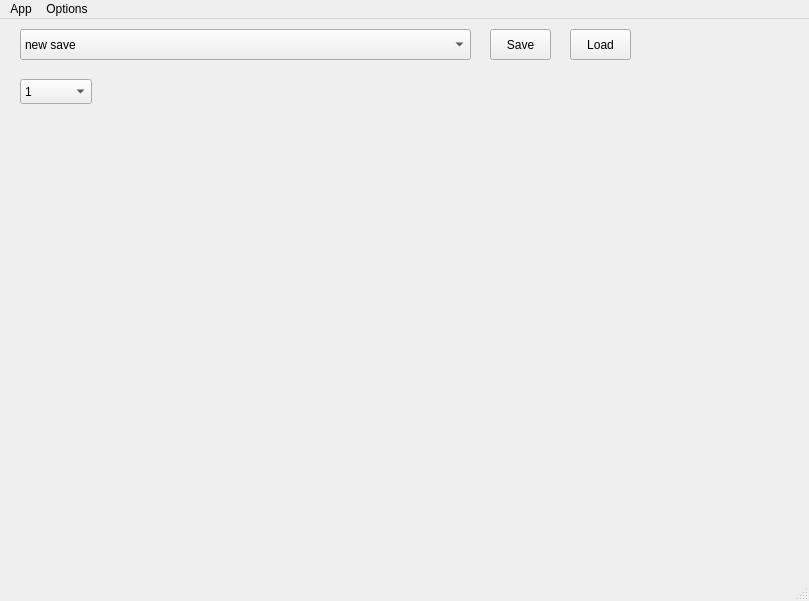
<?xml version="1.0" encoding="UTF-8"?>
<ui version="4.0">
 <class>MainWindow</class>
 <widget class="QMainWindow" name="MainWindow">
  <property name="geometry">
   <rect>
    <x>0</x>
    <y>0</y>
    <width>809</width>
    <height>601</height>
   </rect>
  </property>
  <property name="windowTitle">
   <string>MainWindow</string>
  </property>
  <widget class="QWidget" name="centralwidget">
   <widget class="QComboBox" name="saveSelect">
    <property name="geometry">
     <rect>
      <x>20</x>
      <y>10</y>
      <width>451</width>
      <height>31</height>
     </rect>
    </property>
    <item>
     <property name="text">
      <string>new save</string>
     </property>
    </item>
    <item>
     <property name="text">
      <string>Disabled</string>
     </property>
    </item>
   </widget>
   <widget class="QPushButton" name="saveButton">
    <property name="geometry">
     <rect>
      <x>490</x>
      <y>10</y>
      <width>61</width>
      <height>31</height>
     </rect>
    </property>
    <property name="text">
     <string>Save</string>
    </property>
   </widget>
   <widget class="QPushButton" name="loadButton">
    <property name="geometry">
     <rect>
      <x>570</x>
      <y>10</y>
      <width>61</width>
      <height>31</height>
     </rect>
    </property>
    <property name="text">
     <string>Load</string>
    </property>
   </widget>
   <widget class="QWidget" name="dialWidget" native="true">
    <property name="geometry">
     <rect>
      <x>90</x>
      <y>150</y>
      <width>631</width>
      <height>381</height>
     </rect>
    </property>
   </widget>
   <widget class="QComboBox" name="setSelect">
    <property name="geometry">
     <rect>
      <x>20</x>
      <y>60</y>
      <width>72</width>
      <height>25</height>
     </rect>
    </property>
    <item>
     <property name="text">
      <string>1</string>
     </property>
    </item>
    <item>
     <property name="text">
      <string>2</string>
     </property>
    </item>
    <item>
     <property name="text">
      <string>3</string>
     </property>
    </item>
    <item>
     <property name="text">
      <string>4</string>
     </property>
    </item>
    <item>
     <property name="text">
      <string>5</string>
     </property>
    </item>
    <item>
     <property name="text">
      <string>6</string>
     </property>
    </item>
    <item>
     <property name="text">
      <string>7</string>
     </property>
    </item>
    <item>
     <property name="text">
      <string>8</string>
     </property>
    </item>
    <item>
     <property name="text">
      <string>9</string>
     </property>
    </item>
    <item>
     <property name="text">
      <string>10</string>
     </property>
    </item>
   </widget>
  </widget>
  <widget class="QMenuBar" name="menubar">
   <property name="geometry">
    <rect>
     <x>0</x>
     <y>0</y>
     <width>809</width>
     <height>22</height>
    </rect>
   </property>
   <widget class="QMenu" name="menuFile">
    <property name="title">
     <string>App</string>
    </property>
    <addaction name="actionHide"/>
    <addaction name="actionQuit"/>
   </widget>
   <widget class="QMenu" name="menuOptions">
    <property name="title">
     <string>Options</string>
    </property>
    <addaction name="actionAppearance"/>
    <addaction name="actionKey_Checker"/>
    <addaction name="actionAuto_Profile"/>
    <addaction name="actionSettings"/>
   </widget>
   <addaction name="menuFile"/>
   <addaction name="menuOptions"/>
  </widget>
  <widget class="QStatusBar" name="statusbar"/>
  <action name="actionHide">
   <property name="text">
    <string>Hide</string>
   </property>
  </action>
  <action name="actionQuit">
   <property name="text">
    <string>Quit</string>
   </property>
  </action>
  <action name="actionAppearance">
   <property name="text">
    <string>Appearance</string>
   </property>
  </action>
  <action name="actionKey_Checker">
   <property name="text">
    <string>Key Checker</string>
   </property>
  </action>
  <action name="actionAuto_Profile">
   <property name="text">
    <string>Auto-Profile</string>
   </property>
  </action>
  <action name="actionSettings">
   <property name="text">
    <string>Settings</string>
   </property>
  </action>
 </widget>
 <resources/>
 <connections>
  <connection>
   <sender>actionQuit</sender>
   <signal>triggered()</signal>
   <receiver>MainWindow</receiver>
   <slot>close()</slot>
   <hints>
    <hint type="sourcelabel">
     <x>-1</x>
     <y>-1</y>
    </hint>
    <hint type="destinationlabel">
     <x>399</x>
     <y>299</y>
    </hint>
   </hints>
  </connection>
  <connection>
   <sender>actionHide</sender>
   <signal>triggered()</signal>
   <receiver>MainWindow</receiver>
   <slot>hide()</slot>
   <hints>
    <hint type="sourcelabel">
     <x>-1</x>
     <y>-1</y>
    </hint>
    <hint type="destinationlabel">
     <x>399</x>
     <y>299</y>
    </hint>
   </hints>
  </connection>
 </connections>
</ui>
